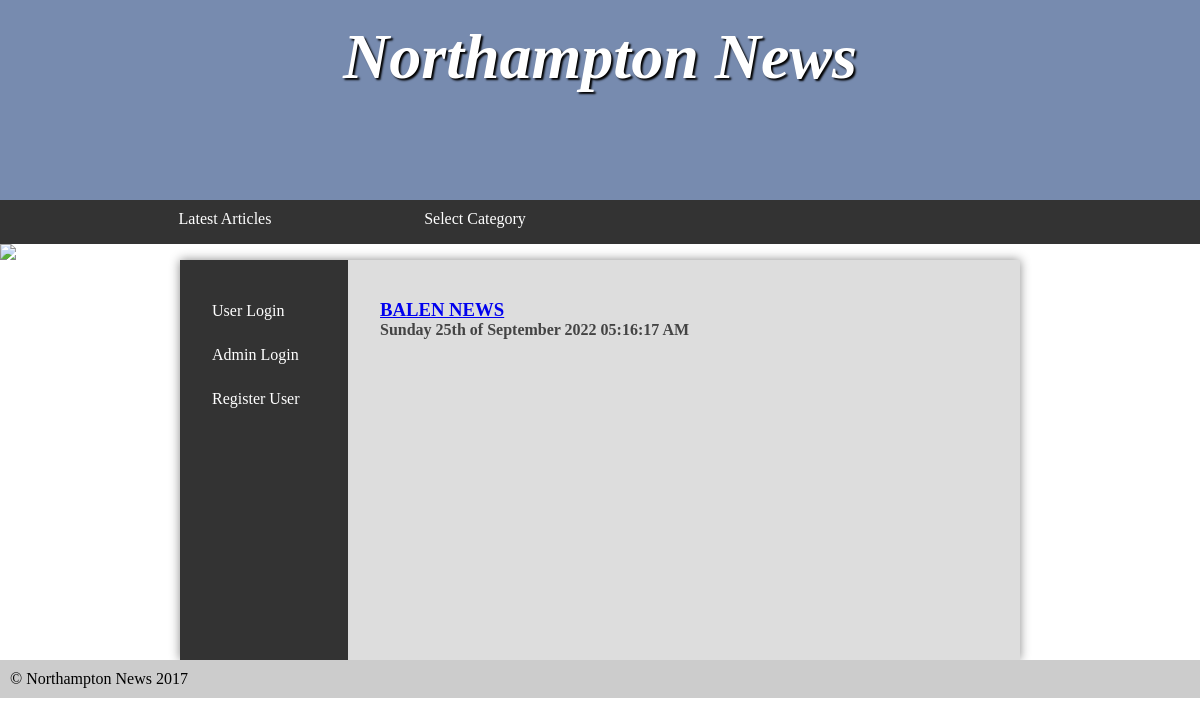
The page /category.php?newPage=1 on the database its author committed.
### tables this page shows
CREATE TABLE `article` (
  `article_id` int UNSIGNED NOT NULL,
  `title` varchar(100) NOT NULL,
  `content` varchar(255) NOT NULL,
  `publishDate` varchar(100) NOT NULL,
  `categoryId` int NOT NULL,
  `articlePhoto` varchar(255) NOT NULL
);

### src/category.php (the view, shortened to what this page needs)
<?php
include_once("allNav.php");
$setDb = configuration::connection_database();
?>
<!DOCTYPE html>
<html>
	<head>
	</head>
	<body>
		<main>
			<?php
				if(isset($_SESSION['username_of_user'])){  ?>
						<nav>
							<ul>
							    <li><a href="logout.php">Logout</a></li>
						    </ul>
						</nav>
			<?php
				}
				else{
					include 'sideBar.php';
				}
			?>
			<?php
			$num_category = $_GET['newPage'];
				$sql_part= $setDb->prepare("
				        SELECT * FROM article WHERE categoryId = $num_category ORDER BY article_id DESC;
				    ");
				$sql_part->execute();
			?>
			<article>
				<?php foreach($sql_part as $val ){ ?>
				<h3><a class="articleLink" href="article.php?partitionArticle=<?php echo $val['article_id'];?>"><?php echo $val['title']; ?></a></h3>
				<h4><?php echo $val['publishDate'] ?></h4>
				<br>
			<?php } ?>
			</article>
		</main>
		<?php
			include_once "footer.php";
		?>
	</body>
</html>

### src/styles.css (style rules this page uses)
* { margin: 0; padding: 0; }
html { font-family: 'Oxygen-Regular', times, verdana, sans-serif; }
body { background-color: #fff; }
main { min-height: 50vh; background-color: #ddd; width: 70vw; display: block; margin: auto; box-shadow: 0px 0px 10px #888; color:#444; }
main { display: table; }
main > article { display: table-cell; padding: 2em; }

### rows shown on the page
article: title "BALEN NEWS", publishDate "Sunday 25th of September 2022 05:16:17 AM"
